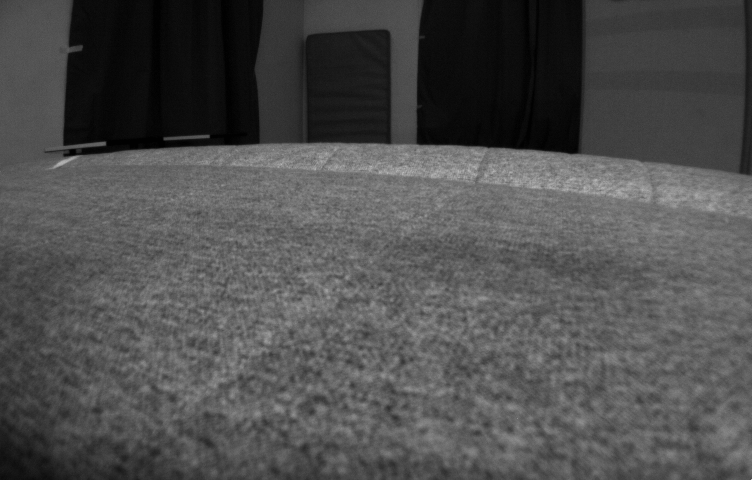
#> input picture 1413394997605760512.png, 752 x 480 px
$ python imgHist.py
#> lines starting #> are read from the running program, lines starting #| are printed output that depends on the picture
import cv2 as cv
import numpy as np
from PIL import Image
import skimage.exposure as exposure
import matplotlib.pyplot as plt

raw_img = cv.imread("./1413394997605760512.png", cv.IMREAD_COLOR)
#> raw_img is the input picture: shape (480, 752, 3); min 1, max 190, mean 78.5

raw_img = cv.cvtColor(raw_img, cv.COLOR_BGR2GRAY)
#> raw_img: shape (480, 752)

# plt.hist(raw_img.ravel(), 256, [0, 256])
# plt.show()

hist = cv.calcHist([raw_img], [0], None, [256], [0, 256])
#> hist = 256 values, max 7753 at index 11, min 0 at index 0, mean 1410
plt.plot(hist)
plt.show()
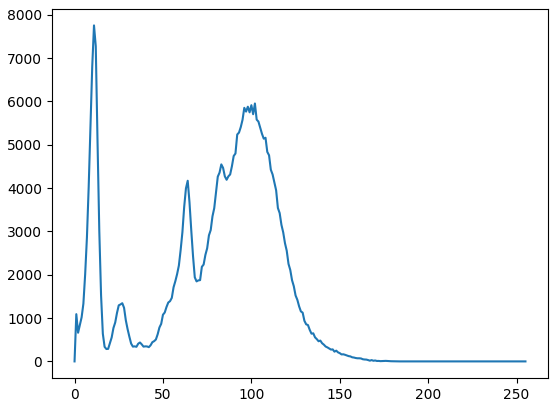
#> figure drawn by matplotlib, 1 panel; curve peaks at x = 11, y = 7753

img = cv.equalizeHist(raw_img)
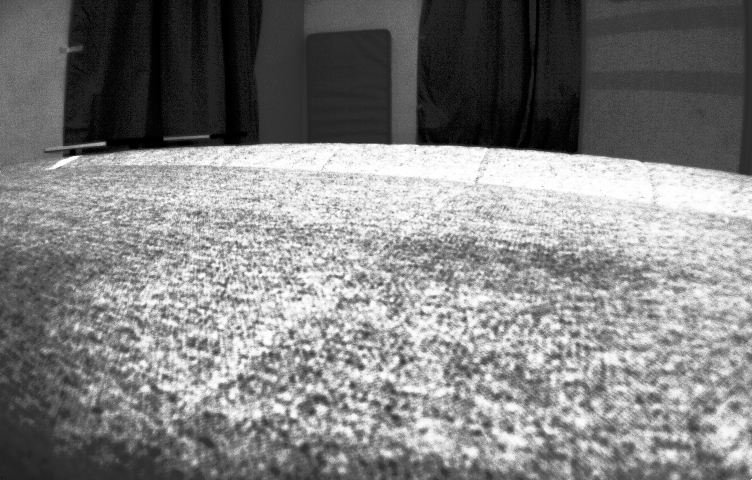
#> img: shape (480, 752); min 0, max 255, mean 128.5
img_AHE = exposure.equalize_adapthist(img)
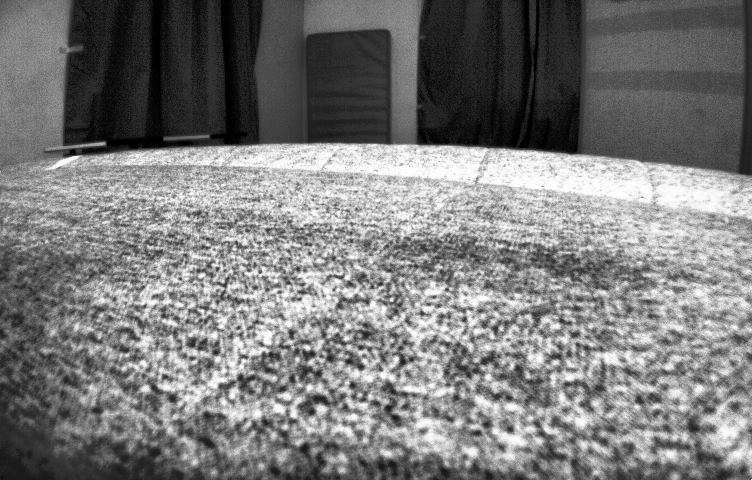
#> img_AHE: shape (480, 752) float64; min 0, max 1, mean 0.484
# img_AHE = Image.fromarray(np.uint8(img1 * 255))
# img_AHE = np.array(img_AHE)
clahe = cv.createCLAHE(clipLimit=10, tileGridSize=(8, 8))
clahe_img = clahe.apply(raw_img)
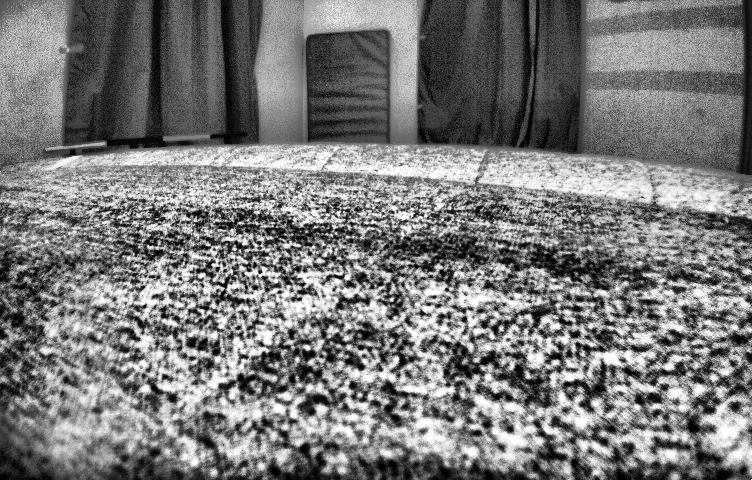
#> clahe_img: shape (480, 752); min 0, max 255, mean 121.5


## 直方图均衡化处理（HE）
plt.imshow(img, cmap="gray")
plt.axis('off')
plt.show()

hist = cv.calcHist([img], [0], None, [256], [0, 256])
#> hist = 256 values, max 7753 at index 23, min 0 at index 5, mean 1410
plt.plot(hist)
plt.show()
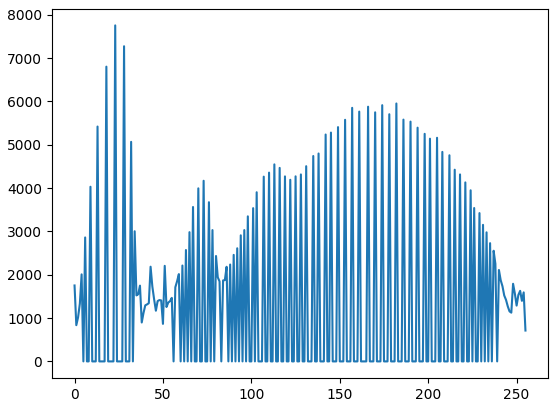
#> figure drawn by matplotlib, 1 panel; curve peaks at x = 23, y = 7753

## 自适应直方图均衡化处理(AHE)
plt.imshow(img_AHE, cmap="gray")
plt.axis('off')
plt.show()

hist = cv.calcHist([clahe_img], [0], None, [256], [0, 256])
#> hist = 256 values, max 2144 at index 82, min 102 at index 0, mean 1410
plt.plot(hist)
plt.show()
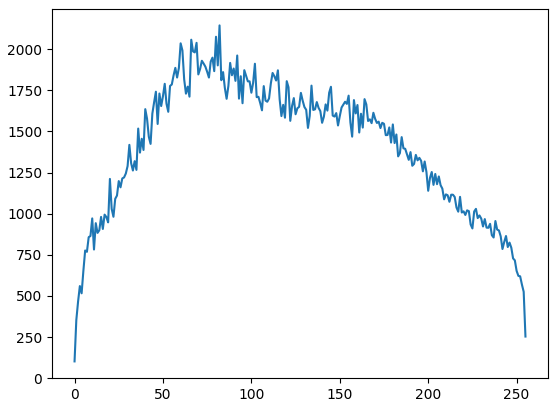
#> figure drawn by matplotlib, 1 panel; curve peaks at x = 82, y = 2144

## 限制对比度自适应直方图均衡化处理（CLAHE），也叫局部直方图均衡化处理
plt.imshow(clahe_img, cmap="gray")
plt.axis('off')
plt.show()

hist = cv.calcHist([clahe_img], [0], None, [256], [0, 256])
plt.plot(hist)
plt.show()

$ run again, with 000047.png copied over 1413394997605760512.png
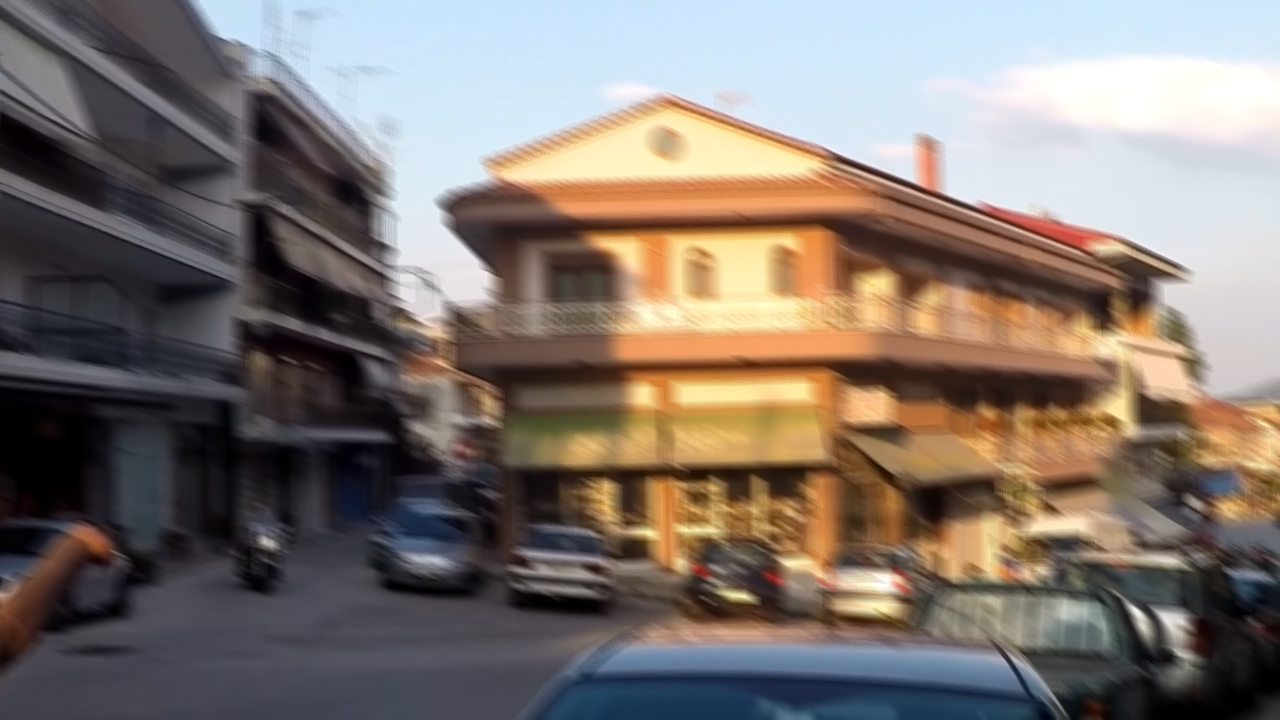
#> input picture 000047.png, 1280 x 720 px
#> raw_img is the input picture: shape (720, 1280, 3); mean B, G, R 111.3, 117.7, 127.9
#> raw_img: shape (720, 1280)
#> `hist = cv.calcHist([raw_img], [0], None, [256], [0, 256])`: hist = 256 values, max 23863 at index 228, min 664 at index 246, mean 3600
#> `clahe_img = clahe.apply(raw_img)`:
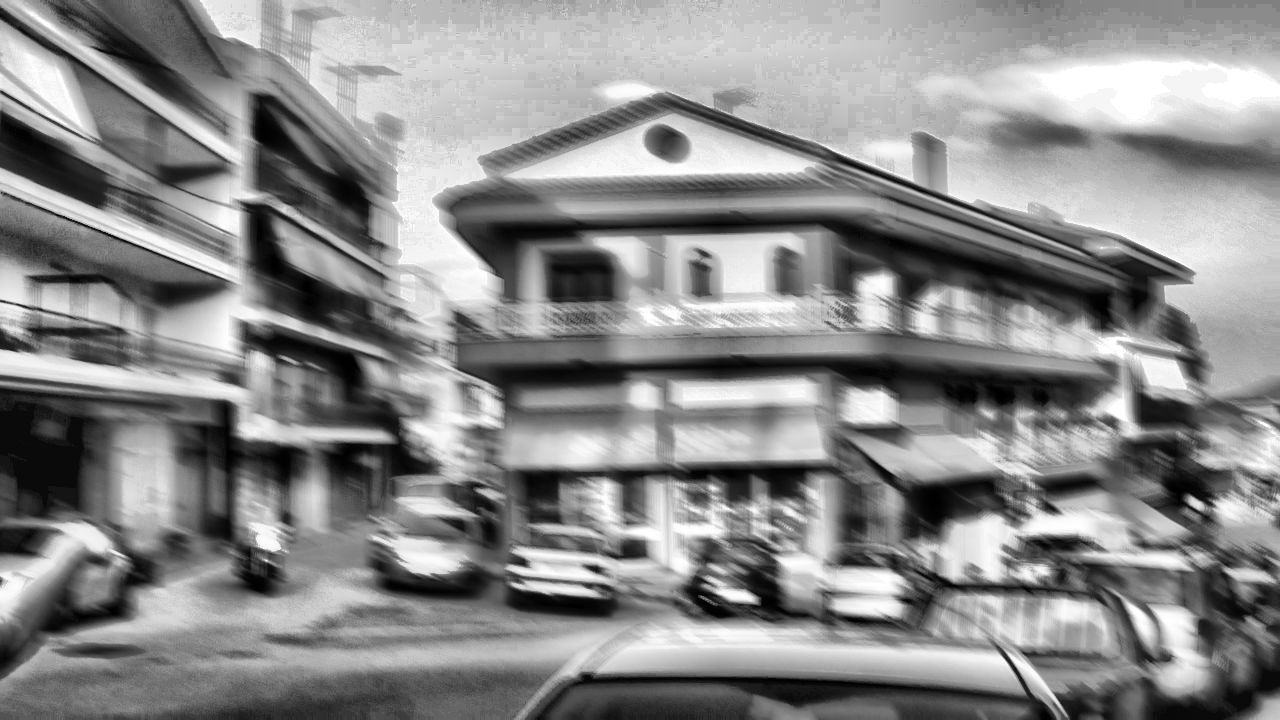
#> clahe_img: shape (720, 1280); min 0, max 255, mean 137.8
#> `hist = cv.calcHist([img], [0], None, [256], [0, 256])`: hist = 256 values, max 23863 at index 225, min 0 at index 25, mean 3600
#> `hist = cv.calcHist([clahe_img], [0], None, [256], [0, 256])`: hist = 256 values, max 7679 at index 10, min 117 at index 0, mean 3600
#> `plt.show()`:
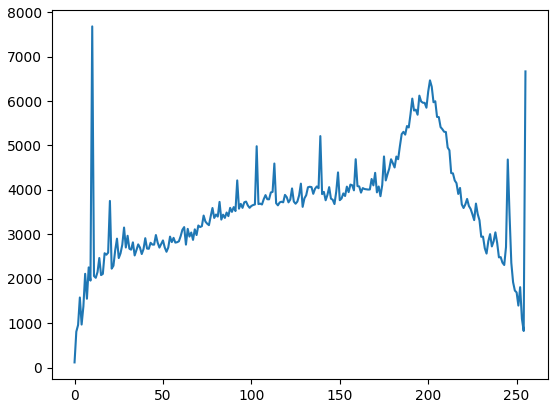
#> figure drawn by matplotlib, 1 panel; curve peaks at x = 10, y = 7679

$ run again, with 1.png copied over 1413394997605760512.png
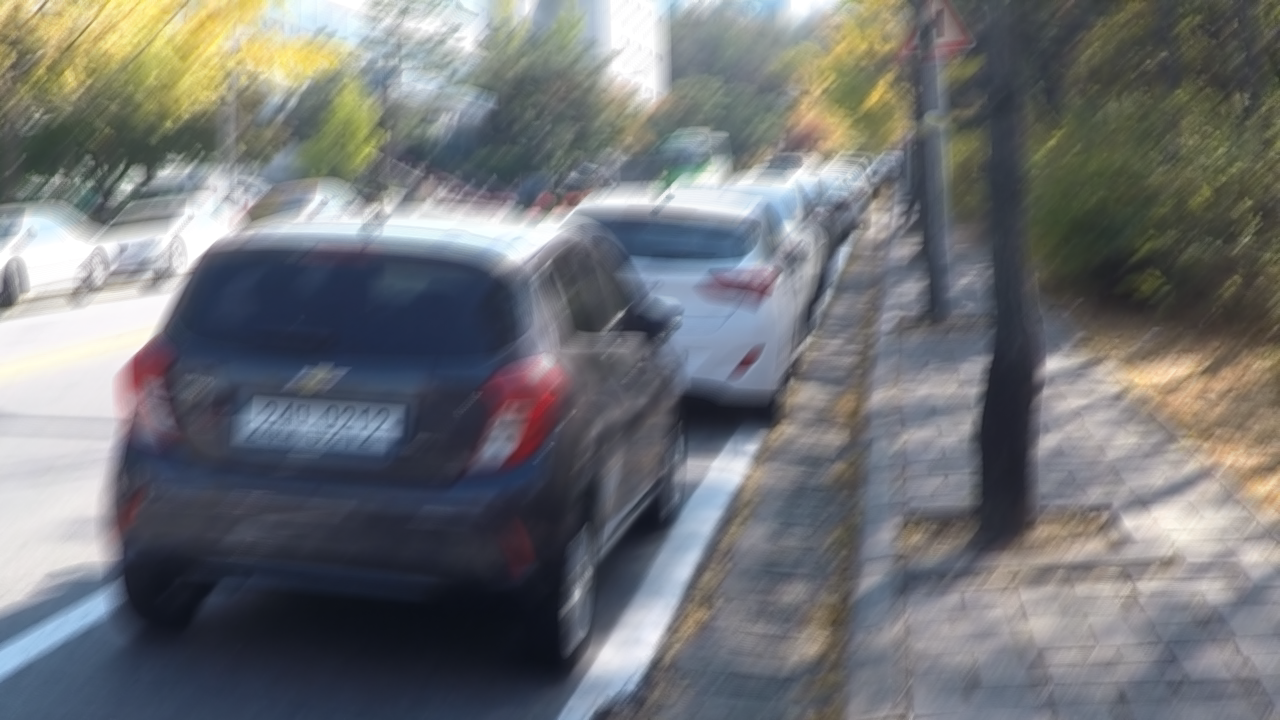
#> input picture 1.png, 1280 x 720 px
#> raw_img is the input picture: shape (720, 1280, 3); mean B, G, R 117, 114.8, 112.8
#> raw_img: shape (720, 1280)
#> `hist = cv.calcHist([raw_img], [0], None, [256], [0, 256])`: hist = 256 values, max 7551 at index 46, min 0 at index 0, mean 3600
#> `clahe_img = clahe.apply(raw_img)`:
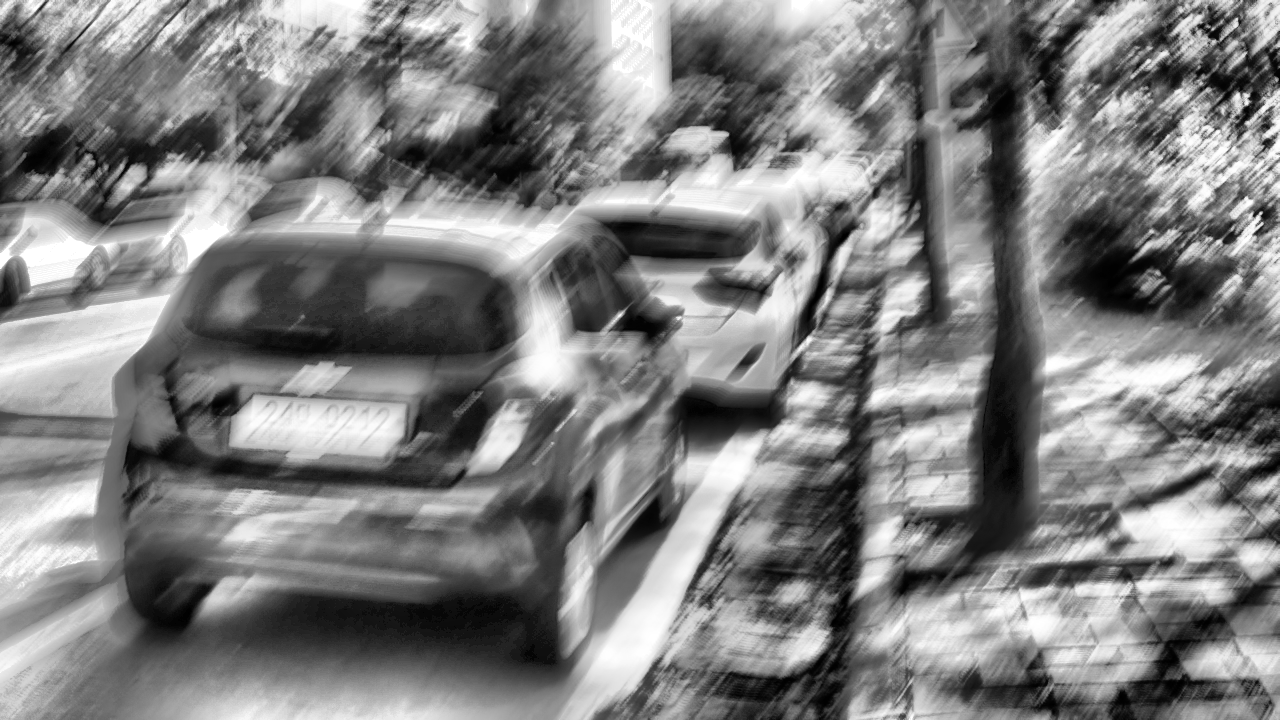
#> clahe_img: shape (720, 1280); min 0, max 255, mean 127.3
#> `hist = cv.calcHist([img], [0], None, [256], [0, 256])`: hist = 256 values, max 7551 at index 27, min 0 at index 19, mean 3600
#> `hist = cv.calcHist([clahe_img], [0], None, [256], [0, 256])`: hist = 256 values, max 5198 at index 111, min 81 at index 0, mean 3600
#> `plt.show()`:
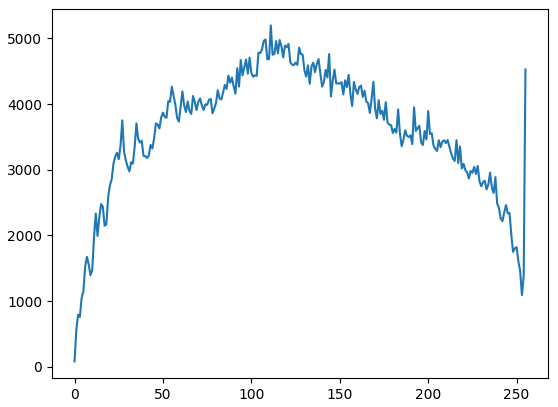
#> figure drawn by matplotlib, 1 panel; curve peaks at x = 111, y = 5198

$ run again, with 1413394989805760512.png copied over 1413394997605760512.png
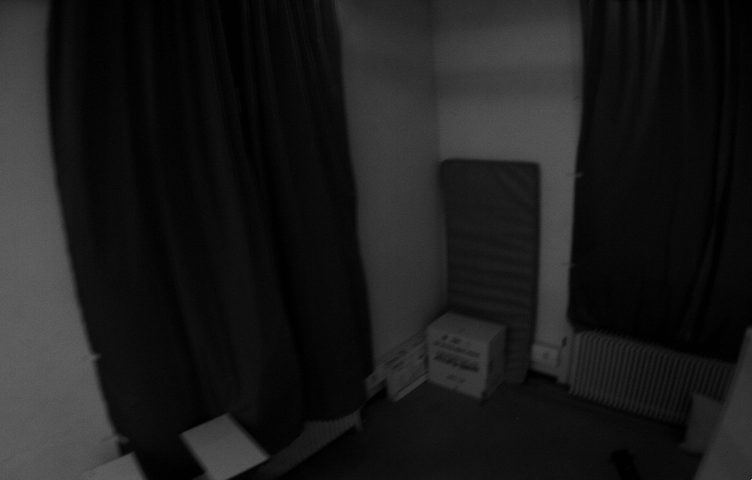
#> input picture 1413394989805760512.png, 752 x 480 px
#> raw_img is the input picture: shape (480, 752, 3); min 1, max 190, mean 27.4
#> raw_img: shape (480, 752)
#> `hist = cv.calcHist([raw_img], [0], None, [256], [0, 256])`: hist = 256 values, max 20793 at index 9, min 0 at index 0, mean 1410
#> `clahe_img = clahe.apply(raw_img)`:
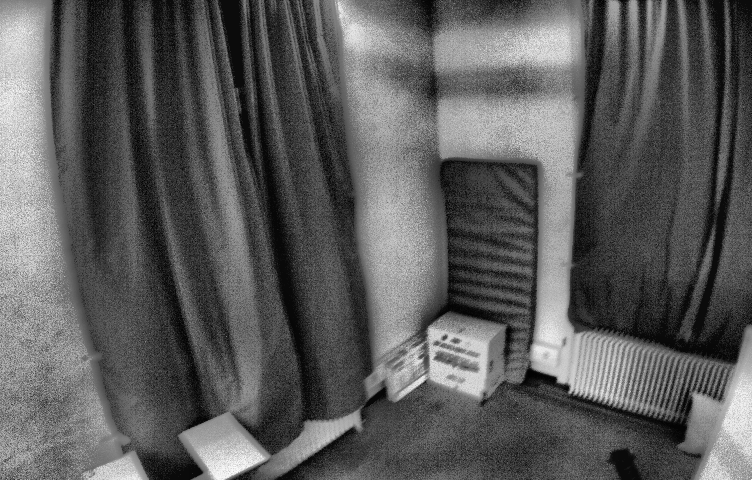
#> clahe_img: shape (480, 752); min 1, max 252, mean 91.6
#> `hist = cv.calcHist([img], [0], None, [256], [0, 256])`: hist = 256 values, max 20793 at index 80, min 0 at index 1, mean 1410
#> `hist = cv.calcHist([clahe_img], [0], None, [256], [0, 256])`: hist = 256 values, max 4030 at index 11, min 0 at index 0, mean 1410
#> `plt.show()`:
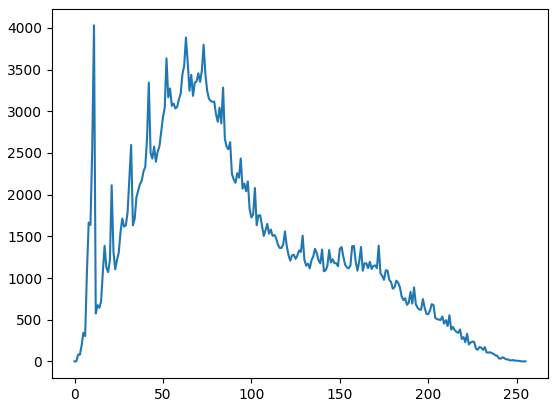
#> figure drawn by matplotlib, 1 panel; curve peaks at x = 11, y = 4030
